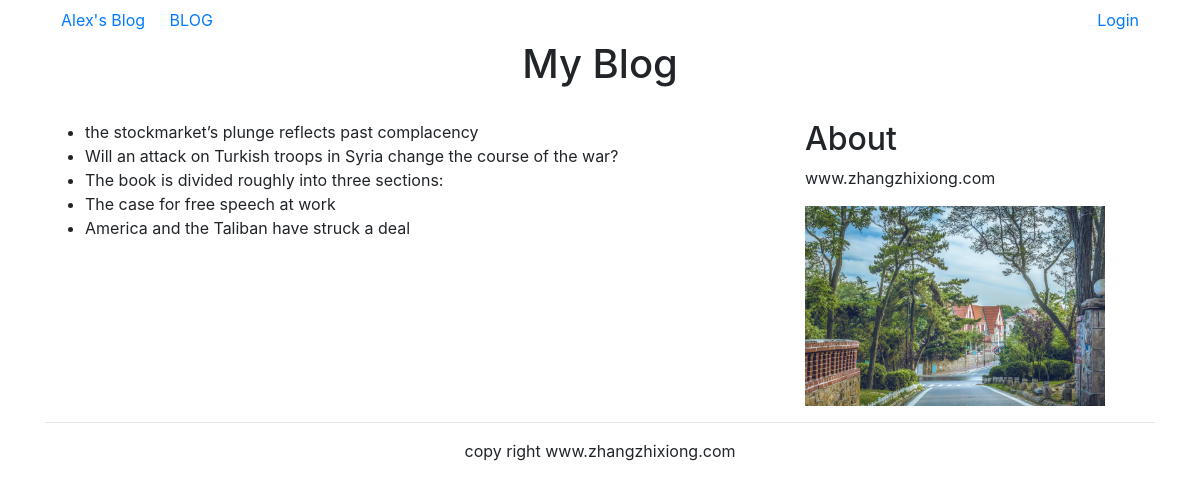
Screenshot of /blog/ with the database file from the repository.
### blog/models.py (models this page shows, shortened)
class BlogArticle(models.Model):
    title = models.CharField(max_length=300)
    author = models.ForeignKey(User,on_delete=models.CASCADE,related_name="blog_posts")
    publish = models.DateTimeField(default=timezone.now)
    body = models.TextField()
    class Meta():
        ordering = ("-publish",)

### blog/views.py (the view)
# urls.py: path('',views.title,name='blog_title'),
def title(request):
    blogs = BlogArticle.objects.all()
    return render(request,"blog/titles.html",{"blogs":blogs})

### template/blog/titles.html (shortened to what this page needs)
{% extends "base.html" %}
{% load static %}
{% block content %}
<div class="text-center">
    <h1>My Blog</h1>
</div>
<div><br></div>
<div class="row">
    <div class="col-md-8">
        <ul>
            {% for blog in blogs %}
            <li>{{ blog.title }}</li>
            {% endfor %}
        </ul>
    </div>
    <div class="col-md-4">
    <h2>About</h2>
    <p>www.zhangzhixiong.com</p>
    <img width="300px" height="200px" src={% static 'img/tsingtao.jpg' %} alt="tsingtao">
    </div>
</div>
{% endblock %}

### template/base.html (shortened to what this page needs)
{% load static %}
<!DOCTYPE html>
<html lang="en">
<head>
    <link rel="stylesheet" href={% static 'css/bootstrap.css' %}>
</head>
<body>
   {% include "header.html" %}
   <div class="container">
       {% block content %}
       {% endblock %}
   </div>
   {% include "footer.html" %}
</body>
</html>

### template/header.html
{% load static %}
<div class="container">
    <nav class="navbar navbar-default" role="navigation">
        <div class="navbar-header">
            <a class="navbar-header" href="#">Alex's Blog</a>
            <a href="{% url 'blog:blog_title' %}" style="margin-left:20px">BLOG</a>
        </div>
        <div>
            <ul class="nav navbar-nav navbar-right">
                {% if user.is_authenticated %}
                <li>
                    <div class="dropdown">
                        <button class="btn btn-default dropdown-toggle" type='button' id='dropdownMenu' data-toggle='dropdown'>
                            {{ user.username }}
                        </button>
                        <ul class="dropdown-menu">
                            <li><a href="{% url 'account:password_change' %}">修改密码</a></li>
                        </ul>
                    </div>
                </li>
                <li><a href="{% url 'account:user_logout' %}">Logout</a></li>
                {% else %}
                <li><a href="{% url 'account:user_login' %}">Login</a></li>
                {% endif %}
            </ul>
        </div>
    </nav>
</div>

### template/footer.html
<div class="container">
    <hr>
    <p class="text-center">copy right www.zhangzhixiong.com</p>
</div>

### rows the page displays
BlogArticle: title "the stockmarket’s plunge reflects past complacency"
BlogArticle: title "Will an attack on Turkish troops in Syria change the course of the war?"
BlogArticle: title "The book is divided roughly into three sections:"
BlogArticle: title "The case for free speech at work"
BlogArticle: title "America and the Taliban have struck a deal"
